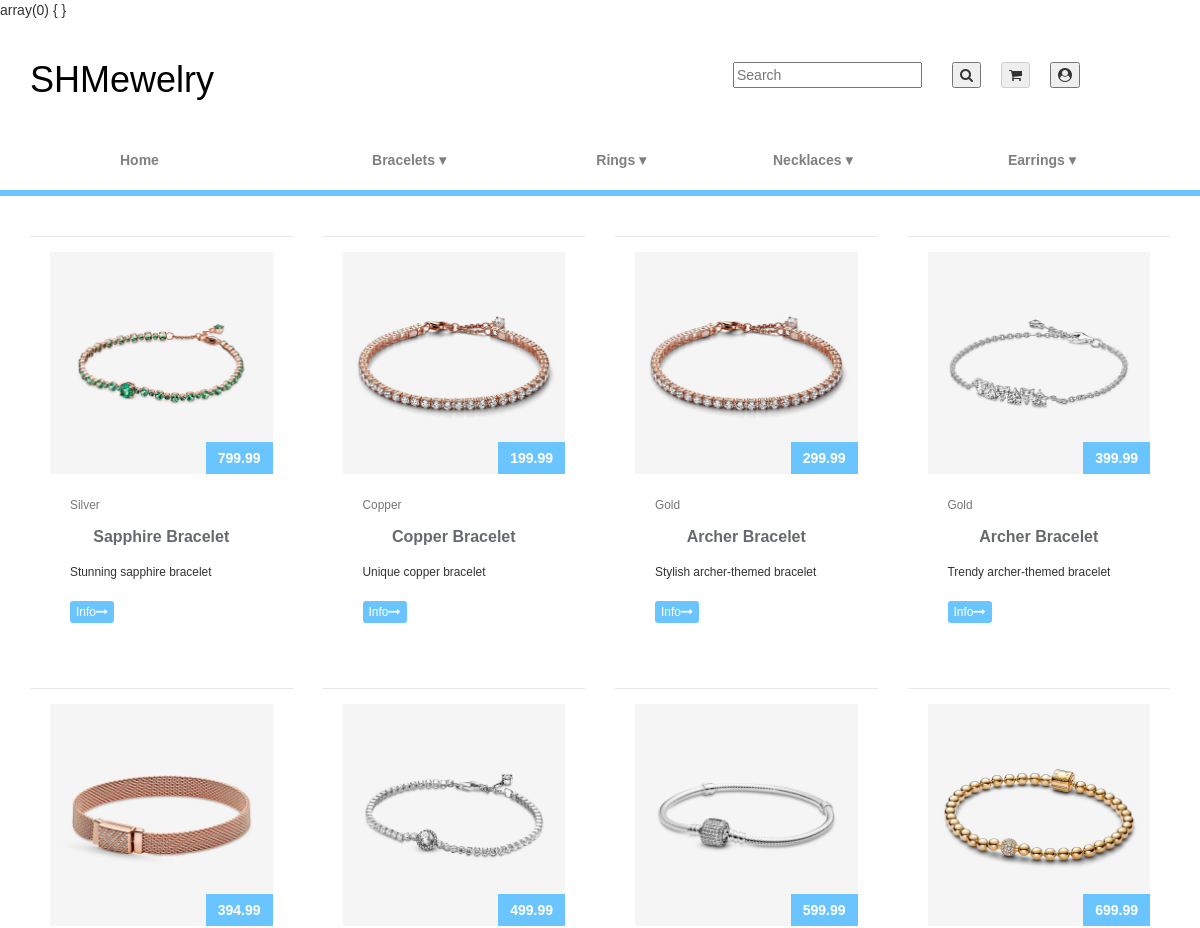
Before: /index.php?controller=product&action=read&type=bracelet (upper part) with the older database file.
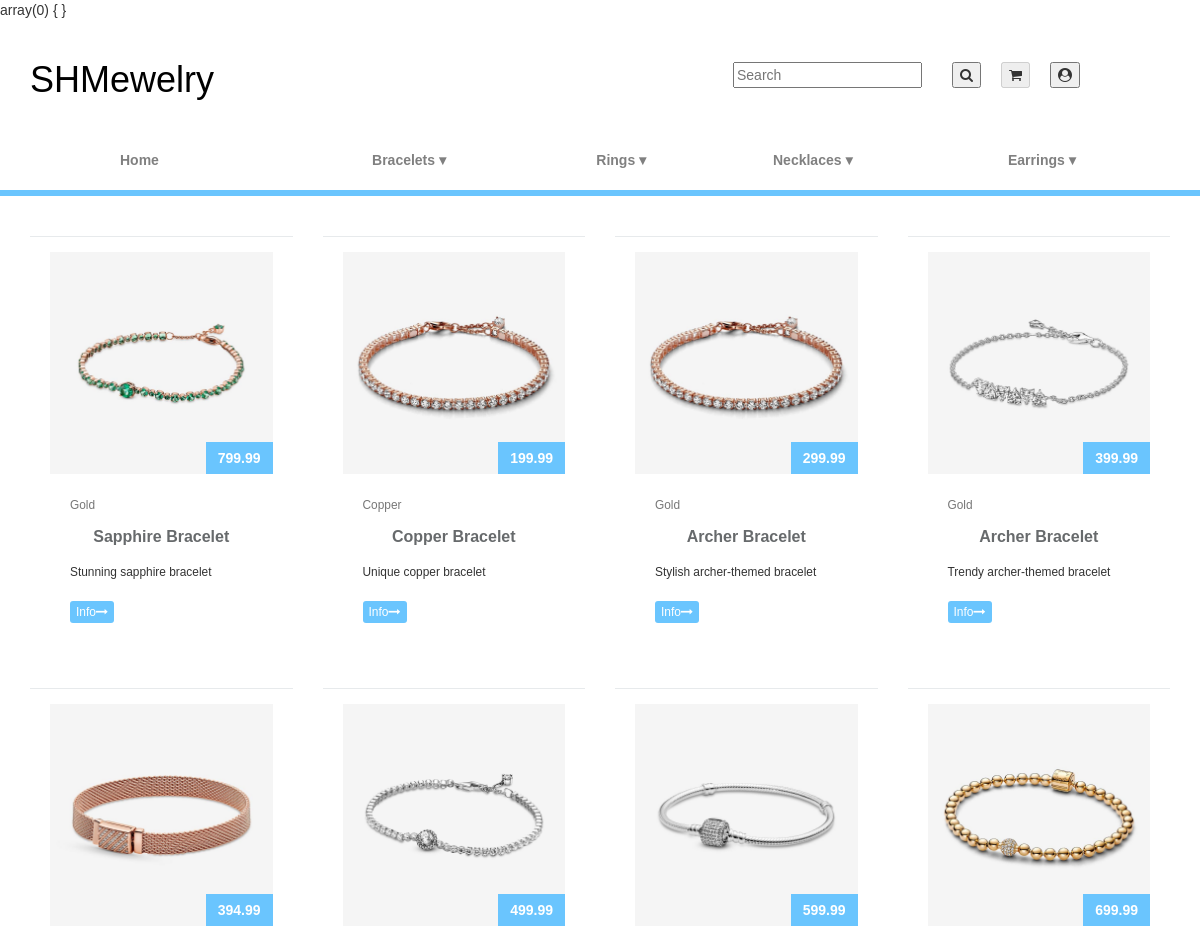
After: the same page with the newer database file.
### tables this page shows
CREATE TABLE PRODUCT (
    PRODUCT_ID INT AUTO_INCREMENT PRIMARY KEY,
    NAME VARCHAR(35),
    DESCRIPTION TEXT,
    PRICE DECIMAL(10, 2),
    MANUFACTURER VARCHAR(35),
    COLOR VARCHAR(35),
    MATERIAL VARCHAR(35),
    TYPE VARCHAR(35),
    SIZE VARCHAR(50),
    STOCK INT,
    PRODUCT_IMAGE VARCHAR(255)
);

### Models/Product.php (called while the page is built, shortened)
<?php
include_once(__DIR__ . '/../db_connection.php');
class Product{
public static function read()
{
    $result = array();
    if (isset($_GET['material'])) {
        $result = Product::viewByJewelrySubtype();
    } else {
        $result = Product::viewByJewelryType();
    }
    return $result;
}
private static function viewByJewelryType(){
    global $conn;
    $type = isset($_GET['type']) ? $_GET['type'] : 'ring';
    $sql = "SELECT * FROM `PRODUCT` WHERE `TYPE` = ?";
    $stmt = $conn->prepare($sql);
    $stmt->bind_param('s', $type);
    $stmt->execute();
    $result = $stmt->get_result();
    if ($result->num_rows > 0) {
        $rows = array();
        while ($row = $result->fetch_assoc()) {
            $rows[] = $row;
        }
        return $rows;
    }
    return null;
}
}
?>

### Views/Product/read.php (the view, shortened to what this page needs)
<!DOCTYPE html>
<html lang="en">
<head>
    <link href="https://netdna.bootstrapcdn.com/bootstrap/3.3.6/css/bootstrap.min.css" rel="stylesheet">
    <link rel="stylesheet" href="CSS/product_listing.css">
    <link rel="stylesheet" href="CSS/shared.css">
</head>
<body>
    <?php include_once __DIR__ . "/../../navbar.php"; ?>
    <div class="container">
    <?php
    if (isset($data) && is_array($data) && !empty($data)) {
        foreach ($data as $row=> $product) {
            if ($row % 4 == 0) {
                echo '<div class="row">';
            }
            echo <<<ECHO
            <div class="col-md-3">
                <div class="ibox">
                    <div class="ibox-content product-box">
                        <div class="product-imitation">
                            <img src="assets/images/{$product['PRODUCT_IMAGE']}" alt="{$product['PRODUCT_IMAGE']}">
                        </div>
                        <div class="product-desc">
                            <span class="product-price">
                               {$product['PRICE']}
                            </span>
                            <small class="text-muted">{$product['MATERIAL']}</small>
                            <a href="index.php?controller=product&action=view&id={$product['PRODUCT_ID']}" class="product-name">{$product['NAME']}</a>
                            <div class="small m-t-xs">
                                {$product['DESCRIPTION']}
                            </div>
                            <div class="m-t text-righ">
                                <a href="index.php?controller=product&action=view&id={$product['PRODUCT_ID']}" class="btn btn-xs btn-blue">Info<i
                                        class="fa fa-long-arrow-right"></i> </a>
                            </div>
                        </div>
                    </div>
                </div>
            </div>
            ECHO;
            if ($row % 4 == 3 || $row == count($data) - 1) {
                echo '</div>';
            }
        }
    }
    ?>
    </div>
</body>
</html>

### index.php (shortened to what this page needs)
<?php
$controller = (isset($_GET['controller'])) ? $_GET['controller'] : "home";
$controller = ucfirst($controller);
$controllerClassName = $controller . "Controller";
$controllerPath = __DIR__ . "/Controllers/$controllerClassName.php";
if (file_exists($controllerPath) && $controller != "")
{
    $ct = new $controllerClassName();
    $ct->route();
}
else
{
    include_once "404.php";
}
?>

### Controllers/ProductController.php (shortened to what this page needs)
<?php
include_once __DIR__ . "/Controller.php";
include_once __DIR__ . "/../Models/Product.php";
class ProductController extends Controller {
    function route() {
        $action = isset($_GET['action']) ? $_GET['action'] : "list";
        $id = isset($_GET['id']) ? intval($_GET['id']) : -1;
        $productModel = new Product();
        if ($action == "list" || $action == "view" || $action == "read") {
            $products = $productModel->$action();
            if (!empty($products)) {
                $this->render("Product", $action, $products);
            } else {
                $this->render("Product", $action, array());
            }
        } else if ($action == "create" || $action == "update" || $action == "delete") {
            $result = $productModel->$action();
        } else if ($action == "add") {
            $this->render("Product", $action, array());
        } else {
            $product = new Product($id);
            $this->render("Product", $action, array('product' => $product));
        }
    }
}
?>

### Controllers/Controller.php (shortened to what this page needs)
<?php
class Controller{
    function render($controller, $action, $data = []) {
        extract($data);
        $dirString = dirname(__FILE__) . "/../Views/$controller/{$action}.php";
        if (file_exists($dirString))
        {
            include_once $dirString;
        }
        else
        {
            var_dump($dirString);
            include_once dirname(__FILE__) . "/../404.php";
        }
    }
}
?>

### navbar.php (shortened to what this page needs)
<?php
$isLoggedIn = isset($_SESSION['user_id']) && !empty($_SESSION['user_id']);
var_dump($_SESSION);
?>
<!DOCTYPE html>
<html lang="en">
<head>
    <link rel="stylesheet" href="CSS/style.css">
    <link rel="stylesheet" href="CSS/shared.css">
</head>
<body>
    <header>
        <div class="header-container">
            <div class="left-box">
                <h1><a class="logo" href="index.php?controller=home&action=index">SHMewelry</a></h1>
            </div>
            <div class="right-box">
                <table>
                    <tr>
                        <td>
                            <input type="text" name="searchQuery" placeholder="Search">
                        </td>
                        <td>
                            <button type="submit" class="searchIcon"><i class="fa fa-search"></i></button>
                        </td>
                        <td>
                            <button name="cartButton" <?php echo $isLoggedIn ? '' : 'disabled'; ?>><i class="fa fa-shopping-cart"></i></button>
                        </td>
                        <td class="dropdown profile-dropdown">
                            <button name="profileButton" id="profileButton" <?php echo $isLoggedIn ? 'onclick="redirectToProfile()"' : 'onclick="openLoginPage()"'; ?>>
                                <i class="fa fa-user-circle"></i>
                            </button>
                        </td>
                    </tr>
                </table>
            </div>
        </div>
    </header>
<nav>
<table>
            <tr>
                <td><a class="dropdown-home" href="index.php?controller=home&action=index">Home</a></td>
                <td class="dropdown">
                    <a href="index.php?controller=product&action=read&type=bracelet">Bracelets &#9662;</a>
                        <?php
                        global $conn;
                        ?>
                </td>
                <td class="dropdown">
                    <a href="index.php?controller=product&action=read&type=ring">Rings &#9662;</a>
                </td>
                <td class="dropdown">
                    <a href="index.php?controller=product&action=read&type=necklace">Necklaces &#9662;</a>
                </td>
                <td class="dropdown">
                    <a href="index.php?controller=product&action=read&type=earring">Earrings &#9662;</a>
                        <?php
                        $sql = "SELECT DISTINCT Material FROM product";
                        $result = $conn->query($sql);
                        if ($result->num_rows > 0) {
                            while ($row = $result->fetch_assoc()) {
                                echo "<a href='index.php?controller=product&action=read&type=earring&material={$row["Material"]}'>" . $row["Material"] . "</a>";
                            }
                        }
                        ?>
                </td>
            </tr>
        </table>
    </nav>
<section>
</section>
<br>
<br>
</body>
</html>

### CSS/product_listing.css (style rules this page uses)
body { margin-top:20px; background-color:#eee; }
.product-box { padding: 0; border: 1px solid #e7eaec; }
.product-imitation > img { width: 100%; height: 100%; max-width: 680px; max-height: 680px; object-fit: cover; }
.product-desc { padding: 20px; position: relative; }
.product-name { font-size: 16px; font-weight: 600; color: #676a6c; display: block; margin: 2px 0 5px 0; }
.product-price { font-size: 14px; font-weight: 600; color: #ffffff; background-color: #6ac5fe; padding: 6px 12px; position: absolute; top: -32px; right: 0; }
.ibox { clear: both; margin-bottom: 25px; margin-top: 0; padding: 0; }
.ibox:after, .ibox:before { display: table; }
.ibox-content { background-color: #ffffff; color: inherit; padding: 15px 20px 20px 20px; border-color: #e7eaec; border-image: none; border-style: solid solid none; border-width: 1px 0; }
.btn-blue { margin-top: 20px; background-color: #6ac5fe !important; color: white !important; }

### CSS/shared.css (style rules this page uses)
html, body { height: 100%; margin: 0; }
body { display: flex; flex-direction: column; }
header, footer { flex-shrink: 0; }

### CSS/style.css (style rules this page uses)
html, body { height: 100%; margin: 0; }
body { display: flex; flex-direction: column; font-family: Arial, sans-serif; margin: 0; padding: 0; background-color: #fff; overflow-x: hidden; }
header { background-color: #fff; color: #333; padding: 10px; }
.header-container { display: flex; justify-content: space-between; align-items: center; }
.left-box { color: #ffffff; display: flex; align-items: center; padding: 10px; }
.right-box { padding-right: 100px; }
.right-box table { margin-left: auto; }
.right-box input { margin-right: 10px; }
.dropdown-home { margin-left: 100px; }
.dropdown { position: relative; display: table-cell; }
a { text-decoration: none; color: black; padding: 10px; text-align: center; }
nav { max-width: 100%; }
nav a { text-decoration: none; color: #808080; font-weight: bold; transition: color 0.3s; padding: 10px; display: inline-block; }
section { padding: 20px; }
table { border-collapse: collapse; width: 100%; }
table td { max-width: 100%; flex-direction: column; align-items: center; }
th, td { padding: 10px; }
section { background-color: #6ac5fe; padding: 3px; }
.logo { text-decoration: none; color: black; padding: 10px; text-align: center; }

Changed rows visible on the page:
changed product "Sapphire Bracelet": MATERIAL "Silver" → "Gold"
